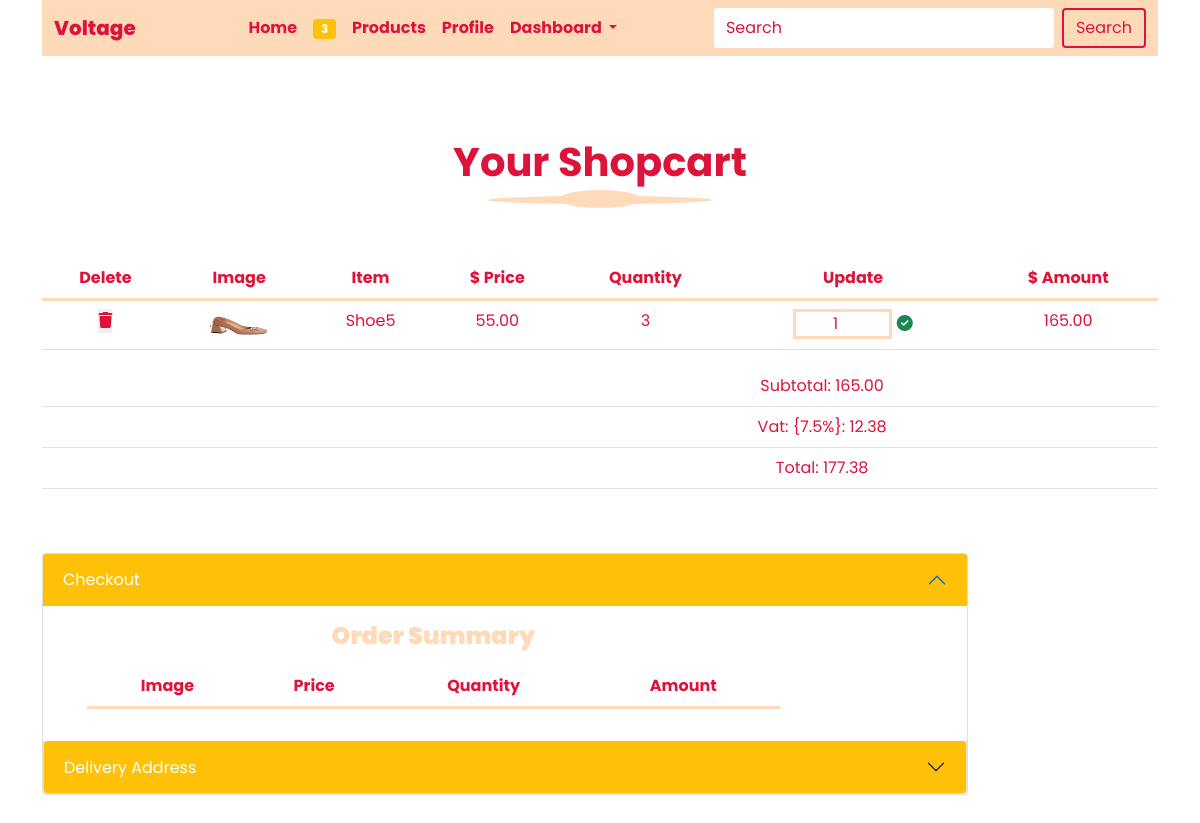
The app's page /displaycart (signed in) with its own data.
### home/models.py (models this page shows, shortened)
class Shopcart(models.Model):    # Shopcart() creaing a basket for shopping
    user = models.ForeignKey(User, on_delete=models.CASCADE, editable=False)  #editable=False so admin cannot edit it
    product = models.ForeignKey(Product, on_delete=models.CASCADE, editable=True)
    quantity = models.IntegerField()
    price = models.IntegerField(editable=False)
    amount = models.FloatField(blank=True, null=True)
    order_no =models.CharField(max_length=255,editable=True)
    paid = models.BooleanField(default=False, editable=True)
    created_at = models.DateTimeField(auto_now_add=True, editable=True)

class Product(models.Model):
    title = models.CharField(max_length=250)    # title= name of product
    img = models.ImageField(upload_to ='product', default='prod.jpg')
    price = models.IntegerField()
    max_quantity = models.IntegerField()
    min_quantity =models.IntegerField(default=1, editable=False)
    display = models.BooleanField()
    latest = models.BooleanField(default=False)
    trending = models.BooleanField(default=False)
    description = models.TextField()
    created = models.DateTimeField(auto_now_add=True)
    update = models.DateTimeField(auto_now=True)
    class Meta:
        db_table = 'product'
        managed = True
        verbose_name = 'Product'
        verbose_name_plural = 'Products'

### home/views.py (the view)
# urls.py: path('displaycart', views.displaycart, name='displaycart'),
@login_required(login_url='signin')
def displaycart(request):  # pulling out itens for payment
    trolley = Shopcart.objects.filter(user__username=request.user.username, paid=False)
    profile = Profile.objects.get(user__username= request.user.username) #querying profile to pulll data fromn DB into Delivery
    subtotal = 0
    vat = 0
    total = 0
    for cart in trolley:
        subtotal += cart.price * cart.quantity
    vat =  0.075 * subtotal
    total = vat + subtotal
    context = {
        'trolley':trolley,
        'profile':profile,
        'subtotal':subtotal,
        'vat':vat,
        'total':total,
    }
    return render(request, 'displaycart.html', context)

### home/context_processor.py (called while the page is built)
def readcart(request):
    cart = Shopcart.objects.filter(user__username = request.user.username, paid = False)
    cartcount = 0
    for count in cart:
        cartcount += count.quantity
    context = {
        'cartcount' : cartcount
    }
    return context

### home/templates/displaycart.html (shortened to what this page needs)
    {% extends 'base.html' %}
    {% load humanize %}
    {% block header %}   {% include "header.html" %}      {% endblock header %}
    {% block content %}
    <div class="container my-5">
        <h1 class="cap">your shopcart</h1>
        <div class="row">
          <div class="table-responsive table-box">
            <table class="table">
              <thead>
                <tr>
                  <th scope="col">delete</th>
                  <th scope="col">image</th>
                  <th scope="col">item</th>
                  <th scope="col">$ price</th>
                  <th scope="col">quantity</th>
                  <th scope="col">update</th>
                  <th scope="col">$ amount</th>
                </tr>
              </thead>
              <tbody>
              {% if trolley %}
                {% for item in trolley %}
                 <tr>
                    <th scope="row">
                      <form action="{% url 'deleteitem' %}" method="POST">
                        <button type="submit" onclick="return confirm('Are you sure you want to delete thos item?')"><i class="fas fa-trash"></i></button></th>
                    <td><img src="{{item.product.img.url}}" style="width: 60px;"></td>
                    <td>{{item.product.title}}</td>
                    <td>{{item.product.price|floatformat:2|intcomma}}</td>
                    <td>{{item.quantity}}</td>
                      <td>
                      <form action="{% url 'increase' %}" method="POST">
                          <input type="number"  name= "quant" value="1" min="{{item.product.min_quantity}}" max="{{item.product.max_quantity}}">
                          <button type="submit" onclick="return confirm('Modify quantity?')" class="border-0 bg-white text-success"><i class="fa-solid fa-circle-check"></i></button>
                      </form>
                    <td>{{item.amount|floatformat:2|intcomma}}</td>
                </tr>
                {% endfor %}
              {% endif %}
            </tbody>
            </table>
            <table class="table">
              <tbody>
                <tr>
                  <td></td>
                  <td></td>
                  <td></td>
                  <td></td>
                  <td></td>
                  <td></td>
                  <td>subtotal: {{subtotal|floatformat:2|intcomma}}</td>
                </tr>
                <tr>
                  <td></td>
                  <td></td>
                  <td></td>
                  <td></td>
                  <td></td>
                  <td></td>
                  <td>vat: {7.5%}: {{vat|floatformat:2|intcomma}}</td>
                </tr>
                <tr>
                  <td></td>
                  <td></td>
                  <td></td>
                  <td></td>
                  <td></td>
                  <td></td>
                  <td>total: {{total|floatformat:2|intcomma}} </td>
                </tr>
              </tbody>
            </table>
          </div>
        </div>
      </div>
      <div class="container mb-5">
        <div class="row">
          <div class="col-10">
            <div class="accordion" id="accordionExample">
              <div class="accordion-item">
                <h2 class="accordion-header" id="headingOne">
                  <button class="accordion-button bg-warning text-white shadow-none checkbtn" type="button" data-bs-toggle="collapse" data-bs-target="#collapseOne" aria-expanded="true" aria-controls="collapseOne">
                    Checkout
                  </button>
                </h2>
                <div id="collapseOne" class="accordion-collapse collapse show " aria-labelledby="headingOne" data-bs-parent="#accordionExample">
                  <div class="accordion-body">
                    <div class="container">
                      <div class="row">
                        <div class="col-10">
                          <h4 class="check-title mb-3">order summary</h4>
                            <div class="table-responsive table-box">
                              <table class="table">
                                <thead>
                                  <tr>
                                    <th scope="col">image</th>
                                    <th scope="col">price</th>
                                    <th scope="col">quantity</th>
                                    <th scope="col">amount</th>
                                  </tr>
                                </thead>
                              </table>
                            </div>
                      </div>
                    </div>
                   </div>
                </div>
              </div>
              <div class="accordion-item">
                <h2 class="accordion-header" id="headingTwo">
                  <button class="accordion-button collapsed bg-warning text-white" type="button" data-bs-toggle="collapse" data-bs-target="#collapseTwo" aria-expanded="false" aria-controls="collapseTwo">
                    Delivery Address
                  </button>
                </h2>
              </div>
            </div>
          </div>
        </div>
      </div>
    {% endblock content %}

### home/static/css/style.css (style rules this page uses)
:root { --bg-color: peachpuff; --txt-color: crimson; }
* { margin: 0; padding: 0; box-sizing: border-box; }
html { scroll-behavior: smooth; }
body { font-family: 'Poppins', sans-serif; }
.cap { text-align: center; color: crimson; font-weight: 700; text-transform: capitalize; font-size: 2.5rem; margin-top: 4rem; margin-bottom: 4rem; }
.cap::before { content: ''; display: block; width: 5rem; height: 1.1rem; background: peachpuff; margin: auto; border-radius: 100%; transform: translateY(70px); }
.cap::after { content: ''; display: block; width: 14rem; height: .5rem; background: peachpuff; margin: auto; border-radius: 100%; transform: translateY(10px); }
.table-box thead { border-bottom: 3px solid peachpuff; }
.table-box img { height: 2rem; }
.table-box input[type="number"] { text-align: center; color: crimson; border: 3px solid peachpuff; outline: none; }
.table-box tr { color: crimson; text-transform: capitalize; text-align: center; }
.table-box button { border: none; }
.table-box .fas { color: crimson; }
.check-title { text-align: center; text-transform: capitalize; color: peachpuff; font-weight: 900; }

### records on screen
Shopcart: product.img (picture), product "Shoe5", product.price "55.00", quantity "3", quant "1", amount "165.00"

### other values on screen
{{ cartcount }} "3"
{{ subtotal|floatformat:2|intcomma }} "165.00"
{{ vat|floatformat:2|intcomma }} "12.38"
{{ total|floatformat:2|intcomma }} "177.38"
